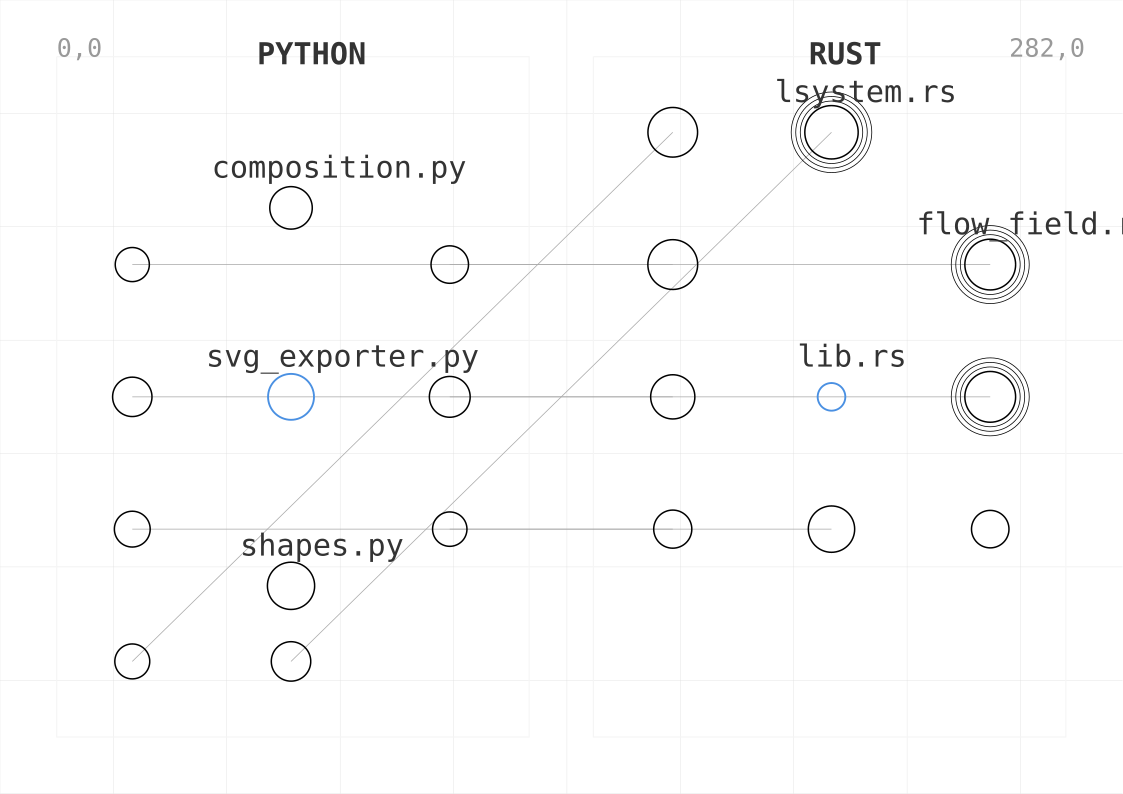

Write the Python code that produced this figure.
#!/usr/bin/env python3
"""
Custom diagram for axiart codebase
Generated: 2025-11-06
Strategy: Dual-zone layout (Python ↔ Rust architecture)

Visualization reveals:
- Two-layer architecture (Python wrappers, Rust acceleration)
- SVGCanvas as central hub (all patterns depend on it)
- 8 pattern modules with corresponding Rust implementations
- Size indicates complexity (radius ∝ √LOC)
"""

from axiart.composition import Composition
from axiart.shapes import Circle, Rectangle
from axiart.patterns.grid import GridPattern

# Canvas setup (A4 landscape)
width, height = 297, 210
comp = Composition(width, height)

# Define layers (bottom to top)
comp.add_layer("grid", color="#DDDDDD", stroke_width=0.1)
comp.add_layer("zones", color="#F5F5F5", stroke_width=0.3)
comp.add_layer("dependencies", color="#AAAAAA", stroke_width=0.2)
comp.add_layer("files", color="black", stroke_width=0.4)
comp.add_layer("accent", color="black", stroke_width=0.2)
comp.add_layer("highlights", color="#4A90E2", stroke_width=0.5)
comp.add_layer("annotations", color="#333333", stroke_width=0.3)

canvas = comp.get_canvas()

# 1. Add sparse grid
grid = GridPattern(width, height)
grid.generate_square_grid(cell_size=30)
grid.draw(canvas, "grid")

# 2. Add zone boundaries
# Python zone (left half)
python_zone = Rectangle(15, 15, 125, 180)
canvas.add_polyline(python_zone.get_points(), "zones")

# Rust zone (right half)
rust_zone = Rectangle(157, 15, 125, 180)
canvas.add_polyline(rust_zone.get_points(), "zones")

# 3. Define file positions and metadata
# Python files (left zone, positioned manually for clarity)
python_files = {
    # Core infrastructure (central column)
    'svg_exporter.py': {'x': 77, 'y': 105, 'loc': 266, 'is_hub': True},
    'composition.py': {'x': 77, 'y': 55, 'loc': 210, 'is_hub': False},
    'shapes.py': {'x': 77, 'y': 155, 'loc': 289, 'is_hub': False},

    # Pattern wrappers (arc around svg_exporter)
    'patterns/dendrite.py': {'x': 35, 'y': 70, 'loc': 101, 'is_hub': False, 'rust': 'dendrite.rs'},
    'patterns/spiral.py': {'x': 35, 'y': 105, 'loc': 165, 'is_hub': False, 'rust': 'spiral.rs'},
    'patterns/grid.py': {'x': 35, 'y': 140, 'loc': 120, 'is_hub': False, 'rust': 'grid.rs'},
    'patterns/flow_field.py': {'x': 119, 'y': 70, 'loc': 140, 'is_hub': False, 'rust': 'flow_field.rs'},
    'patterns/noise.py': {'x': 119, 'y': 105, 'loc': 185, 'is_hub': False, 'rust': 'noise_pattern.rs'},
    'patterns/voronoi.py': {'x': 119, 'y': 140, 'loc': 104, 'is_hub': False, 'rust': 'voronoi.rs'},
    'patterns/lsystem.py': {'x': 77, 'y': 175, 'loc': 166, 'is_hub': False, 'rust': 'lsystem.rs'},
    'patterns/truchet.py': {'x': 35, 'y': 175, 'loc': 110, 'is_hub': False, 'rust': 'truchet.rs'},
}

# Rust files (right zone, positioned to mirror Python patterns)
rust_files = {
    # PyO3 bindings (central)
    'lib.rs': {'x': 220, 'y': 105, 'loc': 44, 'is_hub': True},

    # Pattern implementations (mirroring Python layout)
    'dendrite.rs': {'x': 178, 'y': 70, 'loc': 337, 'is_hub': False},
    'spiral.rs': {'x': 178, 'y': 105, 'loc': 237, 'is_hub': False},
    'grid.rs': {'x': 178, 'y': 140, 'loc': 148, 'is_hub': False},
    'flow_field.rs': {'x': 262, 'y': 70, 'loc': 356, 'is_hub': False},
    'noise_pattern.rs': {'x': 262, 'y': 105, 'loc': 356, 'is_hub': False},
    'noise_core.rs': {'x': 262, 'y': 140, 'loc': 140, 'is_hub': False},
    'voronoi.rs': {'x': 220, 'y': 140, 'loc': 273, 'is_hub': False},
    'lsystem.rs': {'x': 220, 'y': 35, 'loc': 410, 'is_hub': False},
    'truchet.rs': {'x': 178, 'y': 35, 'loc': 334, 'is_hub': False},
}

# 4. Draw Python→Rust connections (pattern wrappers to implementations)
pattern_links = [
    ('patterns/dendrite.py', 'dendrite.rs'),
    ('patterns/spiral.py', 'spiral.rs'),
    ('patterns/grid.py', 'grid.rs'),
    ('patterns/flow_field.py', 'flow_field.rs'),
    ('patterns/noise.py', 'noise_pattern.rs'),
    ('patterns/voronoi.py', 'voronoi.rs'),
    ('patterns/lsystem.py', 'lsystem.rs'),
    ('patterns/truchet.py', 'truchet.rs'),
]

for py_file, rs_file in pattern_links:
    py_data = python_files[py_file]
    rs_data = rust_files[rs_file]
    canvas.add_line((py_data['x'], py_data['y']), (rs_data['x'], rs_data['y']), "dependencies")

# 5. Draw Python file circles
for filename, data in python_files.items():
    x, y, loc = data['x'], data['y'], data['loc']
    radius = 2 + (loc / 100) ** 0.5 * 2.5

    layer = "highlights" if data['is_hub'] else "files"
    circle = Circle((x, y), radius)
    canvas.add_polyline(circle.get_points(), layer)

# 6. Draw Rust file circles
for filename, data in rust_files.items():
    x, y, loc = data['x'], data['y'], data['loc']
    radius = 2 + (loc / 100) ** 0.5 * 2.5

    layer = "highlights" if data['is_hub'] else "files"
    circle = Circle((x, y), radius)
    canvas.add_polyline(circle.get_points(), layer)

# 7. Add subtle concentric accent on 3 largest Rust files
large_rust = [
    ('lsystem.rs', 410),
    ('flow_field.rs', 356),
    ('noise_pattern.rs', 356),
]

for filename, loc in large_rust:
    data = rust_files[filename]
    x, y = data['x'], data['y']
    base_radius = 2 + (loc / 100) ** 0.5 * 2.5

    for i in range(1, 4):
        r = base_radius + i * 1.2
        circle = Circle((x, y), r)
        canvas.add_polyline(circle.get_points(), "accent")

# 8. Add annotations (key files only)
annotations = [
    # Python
    (77, 105, 'svg_exporter.py', 'annotations'),
    (77, 55, 'composition.py', 'annotations'),
    (77, 155, 'shapes.py', 'annotations'),

    # Rust
    (220, 105, 'lib.rs', 'annotations'),
    (220, 35, 'lsystem.rs', 'annotations'),
    (262, 70, 'flow_field.rs', 'annotations'),

    # Zone labels
    (77, 25, 'PYTHON', 'annotations'),
    (220, 25, 'RUST', 'annotations'),
]

for x, y, label, layer in annotations:
    canvas.dwg.add(canvas.dwg.text(
        label, insert=(x - len(label) * 1.5, y - 8),
        fill='#333333',
        font_size='6pt',
        font_family='monospace',
        font_weight='bold' if label in ['PYTHON', 'RUST'] else 'normal'
    ))

# Coordinate markers
canvas.dwg.add(canvas.dwg.text('0,0', insert=(15, 15), fill='#999999', font_size='5pt', font_family='monospace'))
canvas.dwg.add(canvas.dwg.text(f'{width-15},0', insert=(width-30, 15), fill='#999999', font_size='5pt', font_family='monospace'))

# Save
comp.save('axiart_diagram.svg')
print("✓ Generated: axiart_diagram.svg")

# Export PNG
try:
    import cairosvg
    cairosvg.svg2png(url='axiart_diagram.svg', write_to='axiart_diagram.png', output_width=3000)
    print("✓ Generated: axiart_diagram.png")
except ImportError:
    print("  (Install cairosvg for PNG export: pip install cairosvg)")

# Print summary
print("\n" + "="*50)
print("AXIART CODEBASE DIAGRAM")
print("="*50)
print("Architecture: Two-layer (Python wrappers → Rust core)")
print("Python files: 14 (~2,000 LOC)")
print("Rust files: 10 (~2,600 LOC)")
print("Core hub: svg_exporter.py (all patterns depend on it)")
print("Pattern pairs: 8 Python wrappers → 8 Rust implementations")
print("\nMarks: ~70 (circles + lines + accents + grid)")
print("Negative space: ~55%")
print("="*50)
